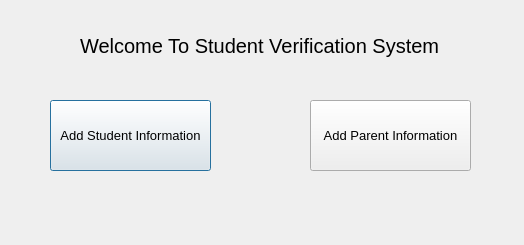
<?xml version="1.0" encoding="UTF-8"?>
<ui version="4.0">
 <class>WelcomeScreen</class>
 <widget class="QDialog" name="WelcomeScreen">
  <property name="geometry">
   <rect>
    <x>0</x>
    <y>0</y>
    <width>524</width>
    <height>245</height>
   </rect>
  </property>
  <property name="windowTitle">
   <string>Dialog</string>
  </property>
  <widget class="QLabel" name="label">
   <property name="geometry">
    <rect>
     <x>80</x>
     <y>0</y>
     <width>371</width>
     <height>91</height>
    </rect>
   </property>
   <property name="font">
    <font>
     <pointsize>15</pointsize>
    </font>
   </property>
   <property name="text">
    <string>Welcome To Student Verification System</string>
   </property>
  </widget>
  <widget class="QPushButton" name="pushButton">
   <property name="geometry">
    <rect>
     <x>50</x>
     <y>100</y>
     <width>161</width>
     <height>71</height>
    </rect>
   </property>
   <property name="font">
    <font>
     <pointsize>10</pointsize>
    </font>
   </property>
   <property name="text">
    <string>Add Student Information</string>
   </property>
  </widget>
  <widget class="QPushButton" name="pushButton_2">
   <property name="geometry">
    <rect>
     <x>310</x>
     <y>100</y>
     <width>161</width>
     <height>71</height>
    </rect>
   </property>
   <property name="font">
    <font>
     <pointsize>10</pointsize>
    </font>
   </property>
   <property name="text">
    <string>Add Parent Information</string>
   </property>
  </widget>
 </widget>
 <resources/>
 <connections/>
</ui>
